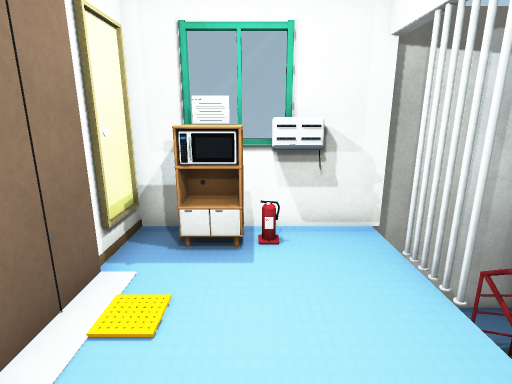
View 1 (above)

12 first-person views from a walk through a Unity game level. The camera is 1.3 m above the floor, tilts 14° down and sees 80° across. Doors are open. The floor is counted in squares, 0.5 m on a side. Each view is taken from the middle of a square. On the plan, view 1 faces up. The plan holds only what a view shows up to about 20 squares ahead; the rest is blank. The place goes on beyond the plan.

View 2
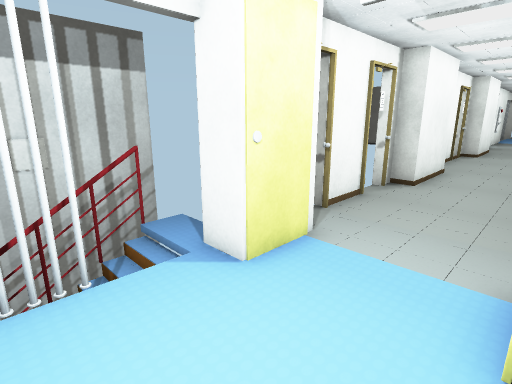

View 3
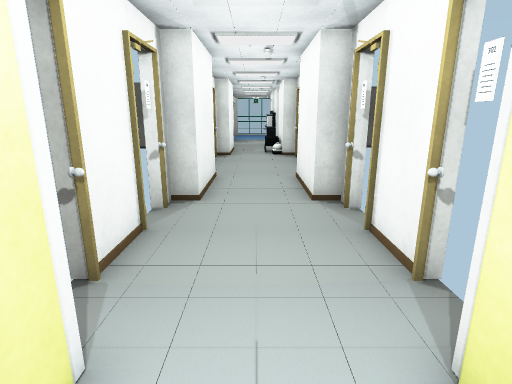

View 4
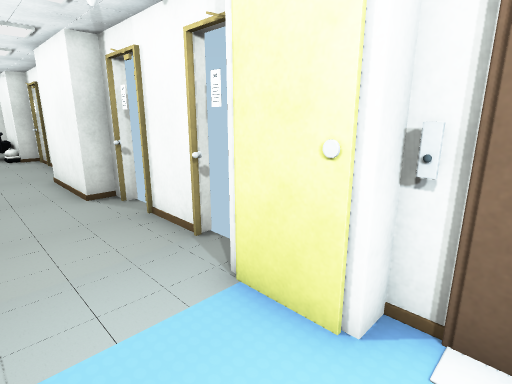

View 5
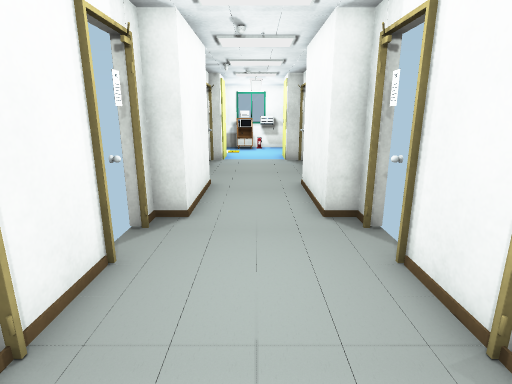

View 6
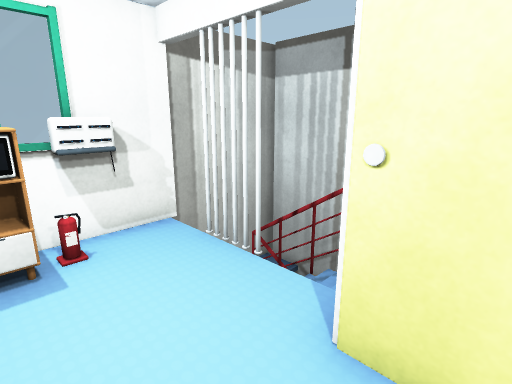

View 7
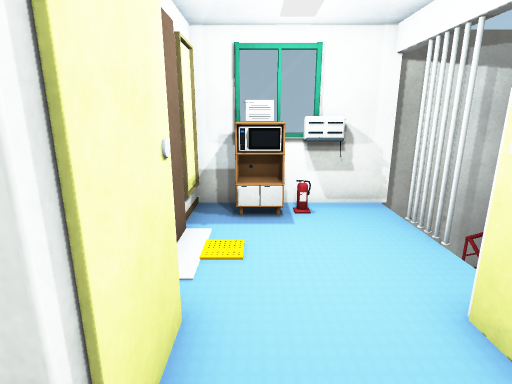

View 8
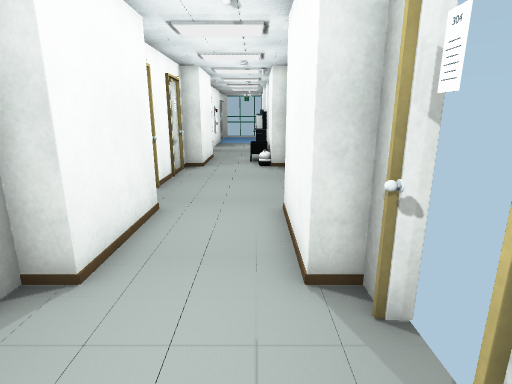

View 9
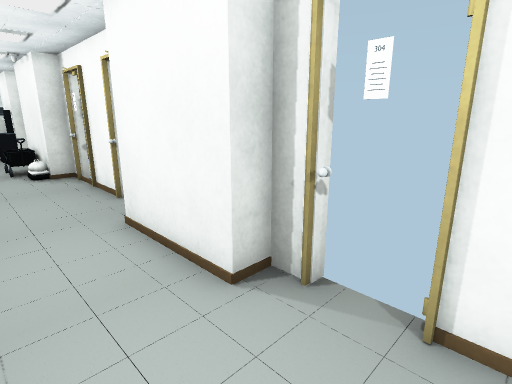

View 10
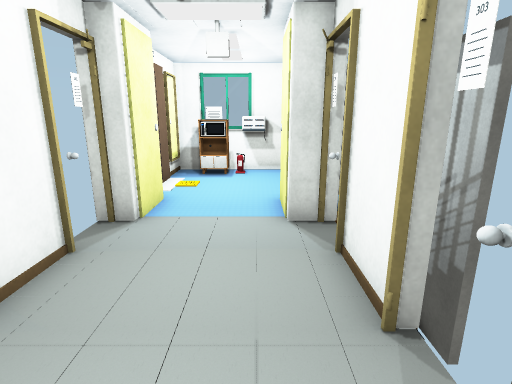

View 11
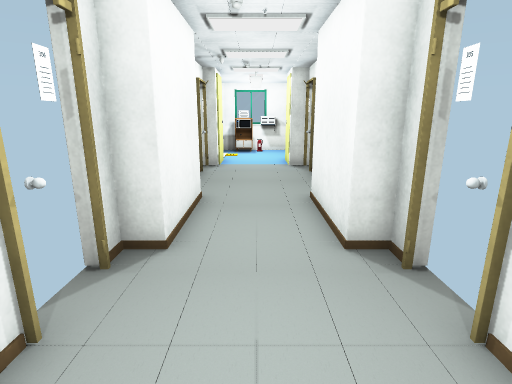

View 12
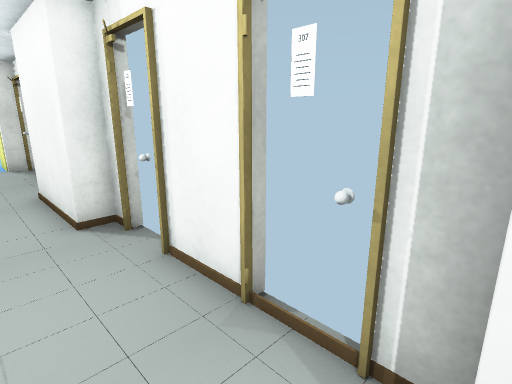

### Floor plan
Points are (right, up) in squares from view 1. A wall is a line through its corners. A room is listed if a view was taken in it or the views show most of it. See-through windows are left out.
Room 1 (views 1, 2, 3, 4, 5, 6, 7, 8, 9, 10, 11, 12)
walls: (-2, -7.3) (-2, -11.4) (-2.7, -11.4) (-2.7, -12.1); (2.7, -7.3) (2.7, -6.1); (-2.7, -6.4) (-2.7, -7.3); (2.7, -5.9) (2.7, -5.4); (-2.7, -5.4) (-2.7, -5.9); (2.7, -4.7) (2.7, -2.5); (-2.7, -2.5) (-2.7, -4.9); (2.7, -12.1) (2.7, -11.4) (1.8, -11.4) (1.8, -7.3); (1.8, -0.7) (1.8, 1.7); (-2.7, -13.9) (-2.7, -16.2); (2.7, -16.2) (2.7, -13.9); (-2.7, -18) (-2.7, -18.9) (-2, -18.9); (-2.7, 4.8) (-2.7, 1.7) (-2, 1.7) (-2, -0.7); (1.8, -19.5) (1.8, -18.9) (2.7, -18.9) (2.7, -18); (1.5, 6.5) (0.4, 6.5); (1, 7) (-2.7, 7) (-2.7, 4.9)
ways out: opening at (2.5, 4); open door at (-3, -5.5); open door at (3, -5.5); gap at (-3, -17); gap at (-3, -13); gap at (3, -17); gap at (3, -13)
objects: other object (-1, 6)

Where each view was taken, in squares from view 1:
view 1: 0 up, 0 right, facing up
view 2: 5 up, 2 left, facing down-right
view 3: 2 up, 0 right, facing down
view 4: 3 up, 1 right, facing down-left
view 5: 19 down, 0 right, facing up
view 6: 0 up, 1 left, facing up-right
view 7: 2 down, 1 left, facing up
view 8: 3 down, 1 left, facing down
view 9: 4 down, 1 right, facing down-left
view 10: 8 down, 1 right, facing up
view 11: 17 down, 0 right, facing up
view 12: 19 down, 0 right, facing up-right
